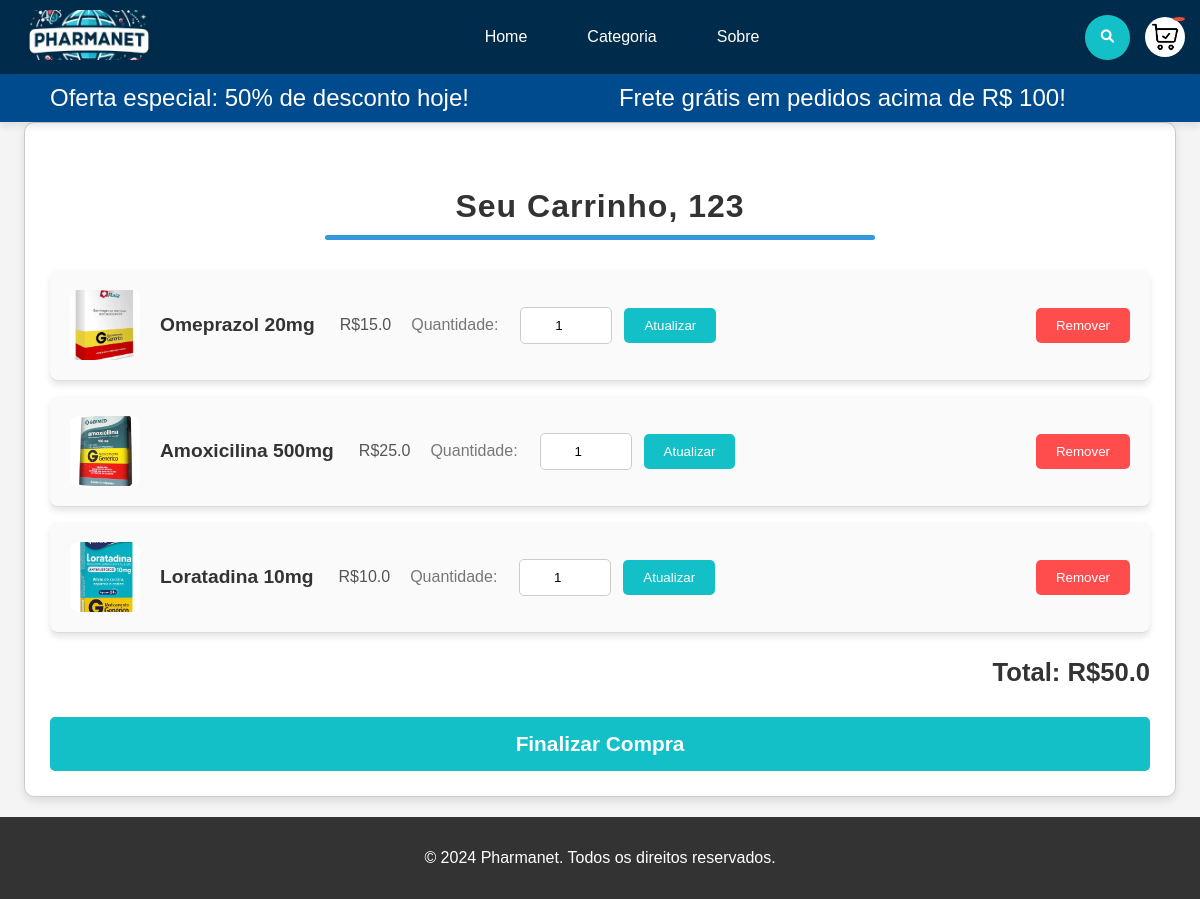
The page /carrinho/ (signed in) on the database as committed earlier.
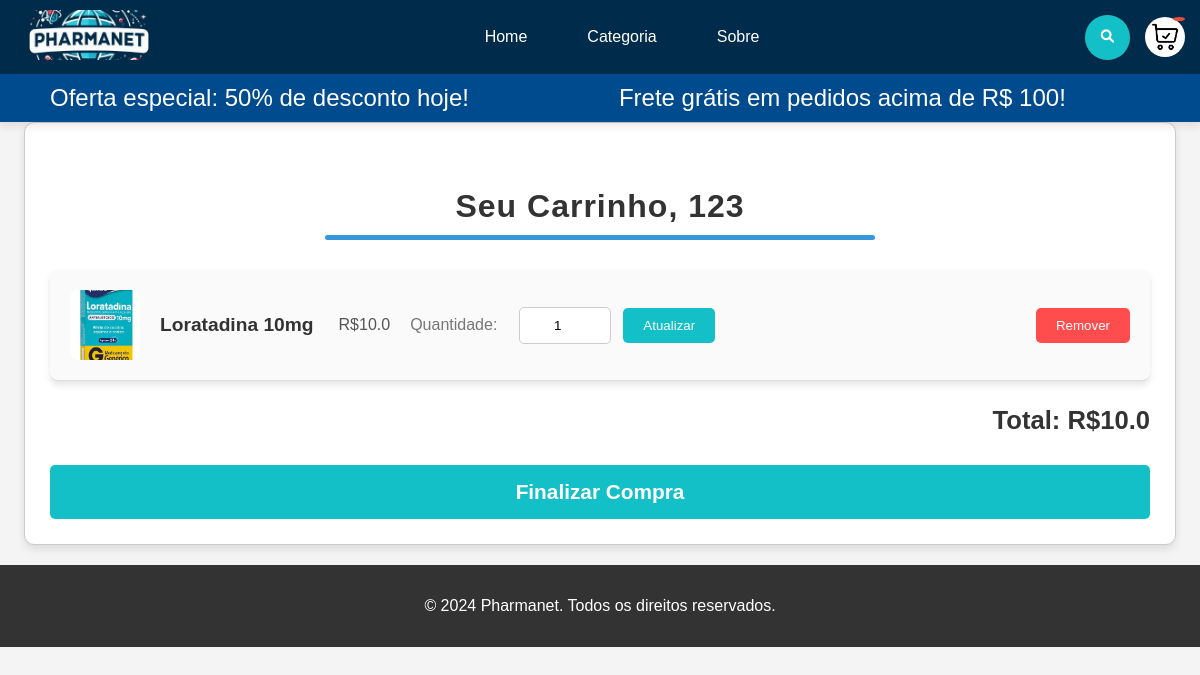
The same page on the database as committed later.
### produtos/models.py (models this page shows, shortened)
class Produto(models.Model):
    nome = models.CharField(max_length=100)
    descricao = models.TextField()
    preco = models.FloatField()
    imagem = models.ImageField(upload_to='produtos/')
    carrinho = models.ForeignKey(Carrinho, on_delete=models.CASCADE, null=True, related_name='itens')
    quantidade = models.IntegerField(default=0)
    categoria = models.ForeignKey(Categoria, on_delete=models.CASCADE, null=True)

class Carrinho(models.Model):
    cliente = models.OneToOneField(Cliente, on_delete=models.CASCADE)
    total = models.DecimalField(max_digits=10, decimal_places=2, default=0.00)

### produtos/views.py (the view)
# urls.py: path('carrinho/', views.carrinho, name='carrinho'),
def carrinho(request):
    cliente = get_object_or_404(Cliente, id=request.user.id)
    carrinho = get_object_or_404(Carrinho, cliente=cliente)
    total = sum([item.preco * item.quantidade for item in carrinho.itens.all()])
    carrinho.total = total
    carrinho.save()
    return render(request, 'produtos/carrinho.html', {'carrinho': carrinho})

### produtos/templates/produtos/carrinho.html (shortened to what this page needs)
{% extends 'produtos/base.html' %}
{% load static %}
{% block content %}
    <div class="cart-container">
        {% if carrinho.itens.count > 0 %}
            <h1 class="welcome-message">Seu Carrinho, {{ user.username }}</h1>
            <div class="cart-items">
                {% for item in carrinho.itens.all %}
                    <div class="cart-item">
                        <div class="item-details">
                            <img src="{{ item.imagem.url }}" alt="{{ item.nome }}" class="item-image">
                            <span class="item-name">{{ item.nome }}</span>
                            <span class="item-price">R${{ item.preco }}</span>
                            <span class="item-quantity">Quantidade:</span>
                            <form action="{% url 'atualizar_quantidade_carrinho' item.id %}" method="post" class="quantity-form">
                                <input type="number" name="quantity" value="{{ item.quantidade }}" min="1" class="quantity-input">
                                <button type="submit" class="update-button">Atualizar</button>
                            </form>
                        </div>
                        <form action="{% url 'remover_do_carrinho' item.id %}" method="post" class="remove-form">
                            <button type="submit" class="remove-button">Remover</button>
                        </form>
                    </div>
                {% endfor %}
            </div>
            <div class="cart-total">
                Total: R${{ carrinho.total }}
            </div>
            <a href="{% url 'finalizar_compra' %}" class="checkout-button">Finalizar Compra</a>
        {% else %}
            <p class="empty-cart-message">Seu carrinho está vazio.</p>
        {% endif %}
    </div>
{% endblock %}

Rows that differ between the two databases and show on the page:
no longer on this page (row edited): Produto: imagem (picture), nome "Omeprazol 20mg", preco "15.0", quantity "1"
no longer on this page (row edited): Produto: imagem (picture), nome "Amoxicilina 500mg", preco "25.0", quantity "1"
computed for Carrinho: total "50.0" → "10.0"
